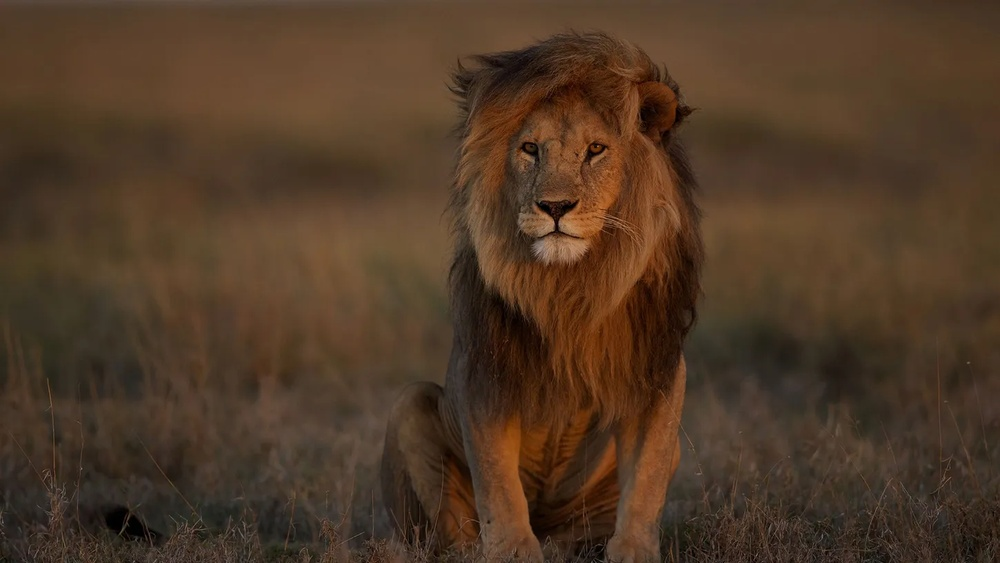
#> input picture apto-viii/images/leon.jpg, 1000 x 563 px, shrunk from 1450 x 816 before the run
$ python metodos_deteccion.py
#> lines starting #> are read from the running program, lines starting #| are printed output that depends on the picture
import cv2 as cv
import numpy as np
from matplotlib import pyplot as plt

# Cargar las imágenes
img = cv.imread('./images/leon.jpg', cv.IMREAD_GRAYSCALE)
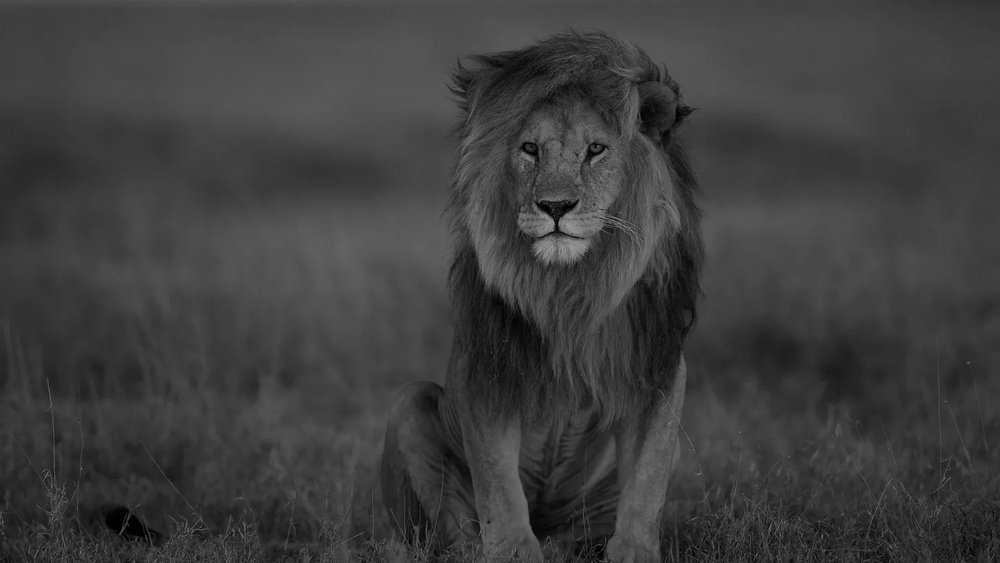
#> img: shape (563, 1000); min 0, max 164, mean 61.9
assert img is not None, "file could not be read, check with os.path.exists()"
img2 = img.copy()
template = cv.imread('./images/leon_cara.png', cv.IMREAD_GRAYSCALE)
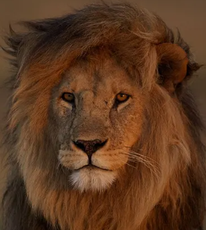
#> input picture apto-viii/images/leon_cara.png, 206 x 230 px, shrunk from 299 x 334 before the run
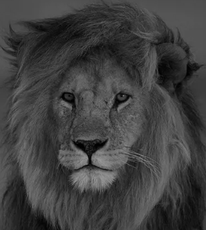
#> template: shape (230, 206); min 0, max 152, mean 63.9
assert template is not None, "file could not be read, check with os.path.exists()"
w, h = template.shape[::-1]
#> w = 206; h = 230

# Crear la figura y las subtramas
fig, axs = plt.subplots(3, 6, figsize=(20, 10))

# Todos los 6 métodos para la comparación en una lista
methods = ['cv.TM_CCOEFF', 'cv.TM_CCOEFF_NORMED', 'cv.TM_CCORR',
           'cv.TM_CCORR_NORMED', 'cv.TM_SQDIFF', 'cv.TM_SQDIFF_NORMED']

# Mostrar cada imagen en su subtrama correspondiente
for i, meth in enumerate(methods):
    img = img2.copy()
    method = eval(meth)
    # Aplicar la detección de plantilla
    res = cv.matchTemplate(img, template, method)
    min_val, max_val, min_loc, max_loc = cv.minMaxLoc(res)
    # Si el método es TM_SQDIFF o TM_SQDIFF_NORMED, tomar el mínimo
    if method in [cv.TM_SQDIFF, cv.TM_SQDIFF_NORMED]:
        top_left = min_loc
    else:
        top_left = max_loc
    bottom_right = (top_left[0] + w, top_left[1] + h)
    cv.rectangle(img, top_left, bottom_right, 255, 2)
    axs[0, i].imshow(res, cmap='gray')
    axs[0, i].set_title('Matching Result')
    axs[0, i].axis('off')
    axs[1, i].imshow(img, cmap='gray')
    axs[1, i].set_title('Detected Point')
    axs[1, i].axis('off')
    axs[2, i].imshow(template, cmap='gray')
    axs[2, i].set_title('Template')
    axs[2, i].axis('off')
#> this loop made 6 passes
#> (min_val, max_val, min_loc, top_left, bottom_right) on passes 1 to 4: (-6825203.5, 11267529, (372, 186), (488, 41), (694, 271)), (-0.349, 0.392, (146, 25), (713, 105), (919, 335)), (146834416, 237535040, (0, 333), (244, 79), (450, 309)), (0.827, 0.946, (492, 201), (713, 106), (919, 336))
#> (min_val, max_val, max_loc, top_left, bottom_right) on passes 5 to 6: (23333424, 71842208, (472, 196), (714, 107), (920, 337)), (0.108, 0.355, (492, 201), (712, 105), (918, 335))
#> pass 1, `res = cv.matchTemplate(img, template, method)`:
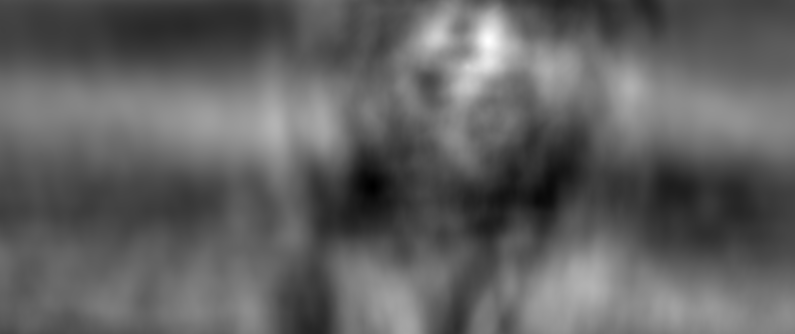
#> res: shape (334, 795) float32; min -6825203.5, max 11267529, mean 67117.4; drawn with min black and max white
#> pass 3, `res = cv.matchTemplate(img, template, method)`:
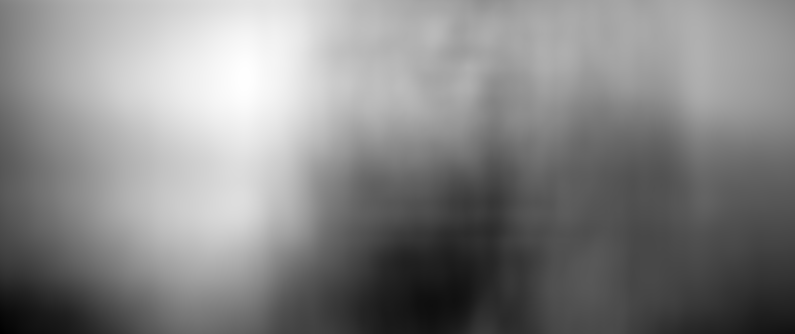
#> res: shape (334, 795) float32; min 146834416, max 237535040, mean 194124336; drawn with min black and max white
#> after the loop:
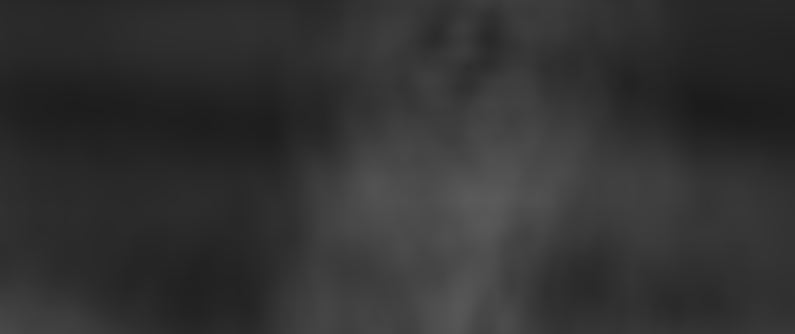
#> res: shape (334, 795) float32; min 0.108, max 0.355, mean 0.199

# Mostrar la figura completa
plt.show()
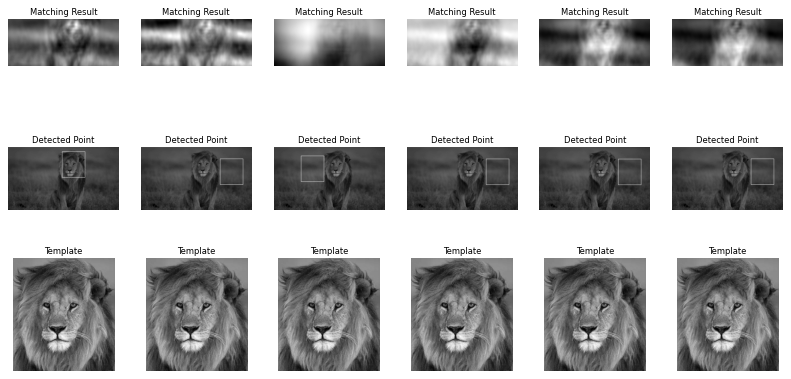
#> figure drawn by matplotlib, 18 panels
